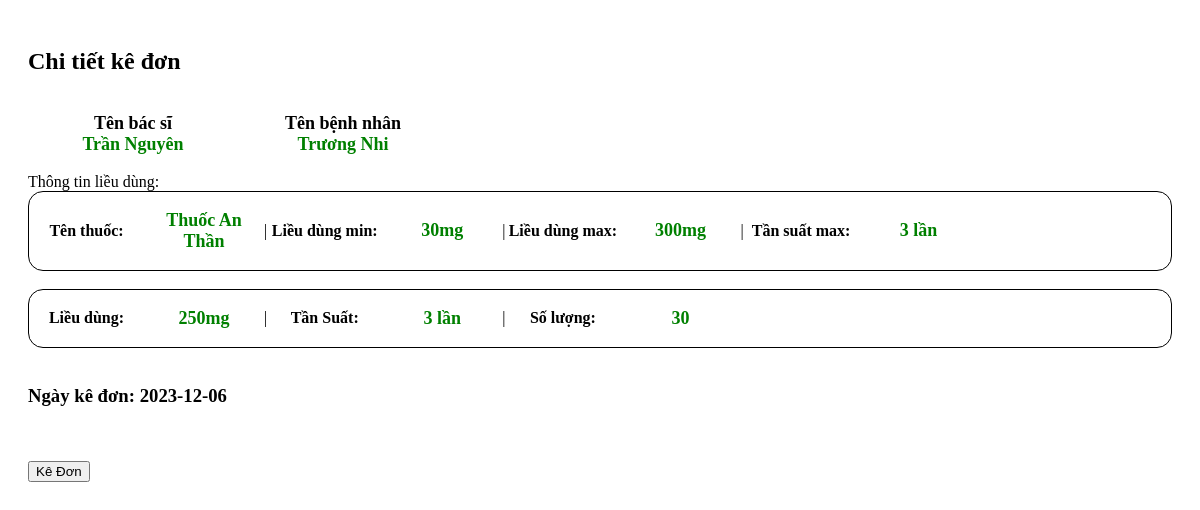
Page /page/kedon.php on the committed database.
### tables this page shows
CREATE TABLE `doctor` (
  `id` int(11) NOT NULL,
  `name` varchar(255) DEFAULT NULL
);

CREATE TABLE `patient` (
  `id` int(11) NOT NULL,
  `name` varchar(255) DEFAULT NULL
);

CREATE TABLE `medicine` (
  `id` int(11) NOT NULL,
  `name` varchar(255) DEFAULT NULL,
  `dosemax` float DEFAULT NULL,
  `dosemin` float DEFAULT NULL,
  `frequency` int(11) DEFAULT NULL
);

CREATE TABLE `prescription_detail` (
  `id` int(11) NOT NULL,
  `idprescription` int(11) DEFAULT NULL,
  `idmedicine` int(11) DEFAULT NULL,
  `dose` float DEFAULT NULL,
  `frequency` int(11) DEFAULT NULL,
  `quantity` int(11) DEFAULT NULL
);

CREATE TABLE `prescription` (
  `id` int(11) NOT NULL,
  `iddoctor` int(11) DEFAULT NULL,
  `idpatient` int(11) DEFAULT NULL,
  `date` date DEFAULT NULL
);

### page/kedon.php (the view, shortened to what this page needs)
<?php
include("connect.php");
$sql = "SELECT pd.id, pd.dose as dose, pd.frequency as frequency, pd.quantity as quantity , d.name AS doctor_name, p.name AS patient_name, m.name AS medicine_name, m.dosemin as dosemin, m.dosemax as dosemax, m.frequency as frequencymax, pr.date
FROM prescription_detail pd
INNER JOIN prescription pr ON pd.idprescription = pr.id
INNER JOIN doctor d ON pr.iddoctor = d.id
INNER JOIN patient p ON pr.idpatient = p.id
INNER JOIN medicine m ON pd.idmedicine = m.id";
 $kedon = $mysqli->query($sql);
if ($kedon->num_rows > 0) {
    while ($row = $kedon->fetch_assoc()) {
        $doctorName = $row['doctor_name'];
        $patientName = $row['patient_name'];
        $medicineName = $row['medicine_name'];
        $dosemin = $row['dosemin'];
        $dosemax = $row['dosemax'];
        $frequencymax = $row['frequencymax'];
        $dose = $row['dose'];
        $frequancy = $row['frequency'];
        $quantity = $row['quantity'];
        $date = $row['date'];
    }
} else {
    echo "Không có kết quả.";
}
?>
<main>
    <form method="post" action="index.php?page=lichsu" style="height: 600px; padding: 20px;">
        <h2>Chi tiết kê đơn</h2><br>
        <div class="row">
        <div class="column" style="margin-left: 40px;margin-right: 40px;">
            <label class="text1" style="font-size: 18px;font-weight: 700;width: 130px;" for="doctor-name">Tên bác sĩ</label>
            <span class="name"><?php echo "$doctorName" ?></span>
        </div>
        <div class="column"style="margin-left: 40px;margin-right: 40px;">
            <label class="text1" style="font-size: 18px;font-weight: 700;width: 130px;" for="patient-name">Tên bệnh nhân</label>
            <span class="name"><?php echo "$patientName" ?></span>
        </div>
        </div><br>
        <label>Thông tin liều dùng: </label><br>
        <div class="medicine">
        <p class="text1">Tên thuốc:</p><p class="text"><?php echo "$medicineName" ?></p>|
        <p class="text1">Liều dùng min:</p><p class="text"><?php echo "$dosemin" ?>mg</p>|
        <p class="text1">Liều dùng max:</p><p class="text"><?php echo "$dosemax" ?>mg</p>|
        <p class="text1">Tần suất max:</p><p class="text"><?php echo "$frequencymax" ?> lần</p>
        </div>
        <br>
        <div class="medicine">
        <p class="text1">Liều dùng:</p><p class="text"><?php echo "$dose" ?>mg</p>|
        <p class="text1">Tần Suất:</p><p class="text"><?php echo "$frequancy" ?> lần</p>|
        <p class="text1">Số lượng:</p><p class="text"><?php echo "$quantity" ?></p>
        </div><br>
        <h3> Ngày kê đơn: <?php echo $date; ?></h3>
        <br> <br>
        <input class="button" type="submit" value="Kê Đơn">
    </form>
</main>

### page/kedon.php (style rules this page uses)
.text1 { display: block; color: black; width: 115px; font-size: 16px; font-weight: 600; text-align: center; text-decoration: none; }
.text { display: block; color: black; width: 100px; font-size: 18px; font-weight: 700; color: green; text-align: center; text-decoration: none; }
.name { display: block; color: black; width: 130px; font-size: 18px; font-weight: 700; color: green; text-align: center; text-decoration: none; }
.row { display: flex; }
.medicine { display: flex; flex-direction: row; align-items: center; border: 1px solid #000; border-radius: 15px; }
.medicine label, .medicine p { margin-right: 10px; }

### rows in the picture
doctor: name "Trần Nguyên"
patient: name "Trương Nhi"
medicine: name "Thuốc An Thần", dosemin "30", dosemax "300", frequency "3"
prescription_detail: dose "250", frequency "3", quantity "30"
prescription: date "2023-12-06"
